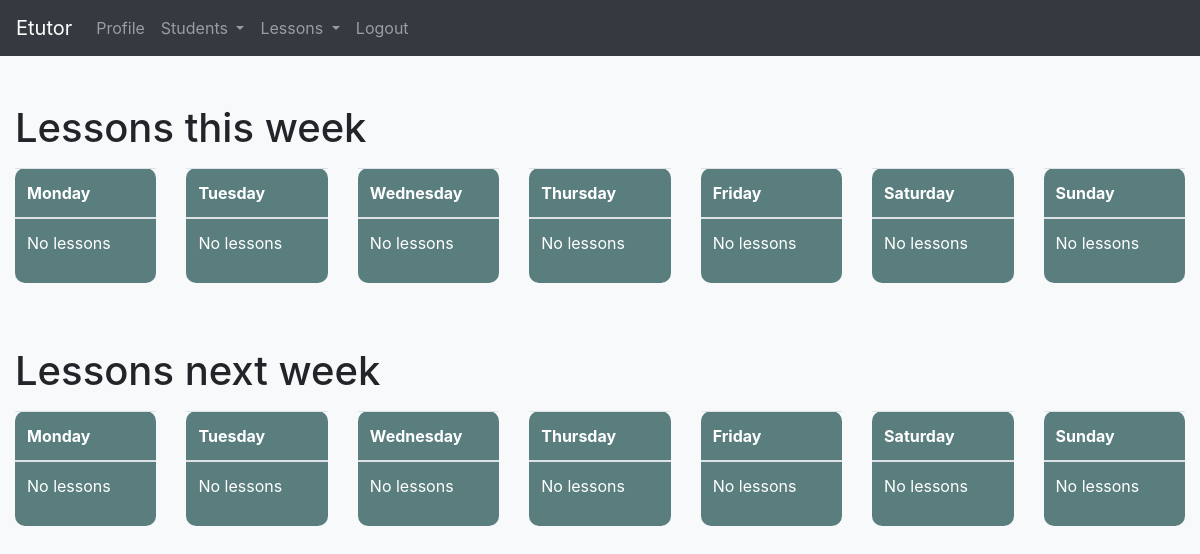
Before: /lessons/ (signed in) with the older database file.
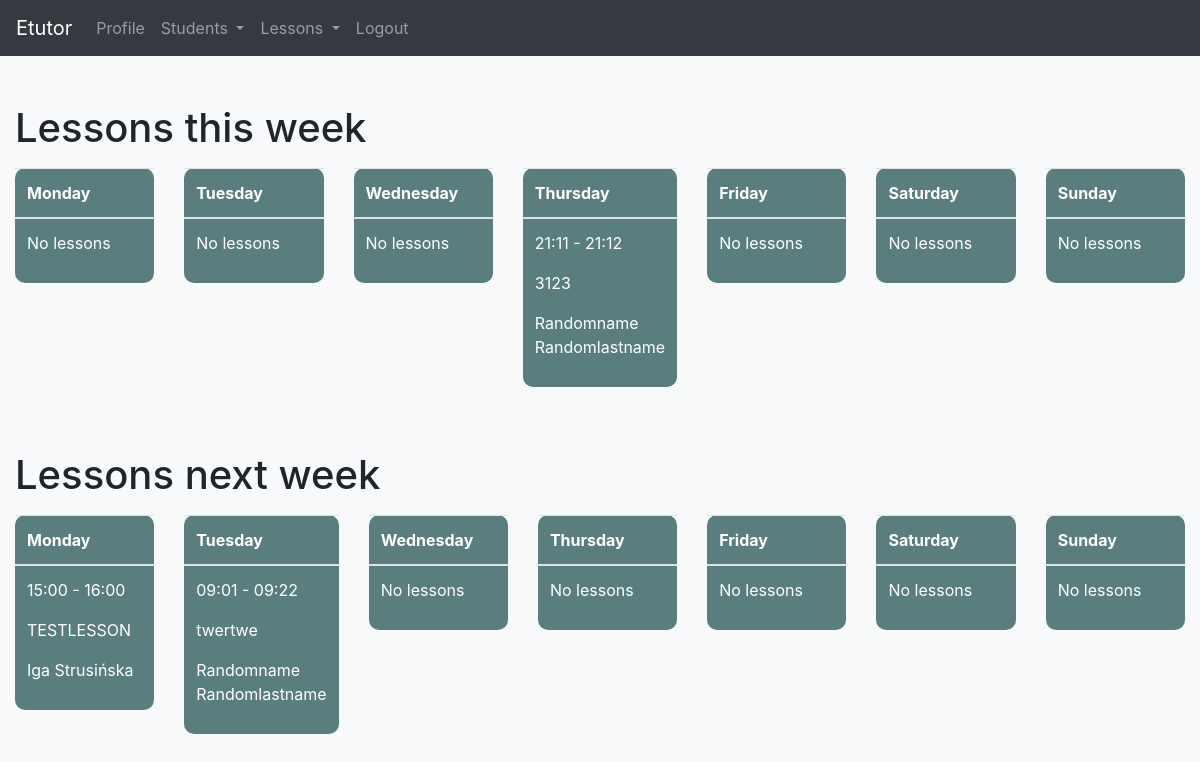
After: the same page with the newer database file.
### app/models.py (models this page shows, shortened)
class Lesson(models.Model):
    ONLINE = 'Online'
    AT_CLIENTS = "Client's"
    AT_TUTORS = "Tutor's"
    PLACE = [
        (ONLINE, _('Online')),
        (AT_CLIENTS, _("Client's")),
        (AT_TUTORS, _("Tutor's")),
    ]
    subject = models.CharField(max_length=50)
    place = models.CharField(max_length=30, choices=PLACE, default=ONLINE)
    amount = models.PositiveIntegerField(null=False, blank=False)
    description = models.CharField(max_length=250, blank=True)
    start_datetime = models.DateTimeField()
    end_datetime = models.DateTimeField()
    is_repetitive = models.BooleanField(default=True)
    is_notification_send = models.BooleanField(default=False)
    send_facebook_message = models.BooleanField(default=True)
    send_email = models.BooleanField(default=False)
    send_sms = models.BooleanField(default=False)
    tutor = models.ForeignKey(Tutor, on_delete=models.CASCADE)
    student = models.ForeignKey(Student, on_delete=models.CASCADE)
    objects = LessonManager()
    class Meta:
        ordering = ['start_datetime']
    def get_lesson_start_and_end_time(self):
        return '{start} - {end}'.format(start=self.start_datetime.astimezone().strftime("%H:%M"),
                                        end=self.end_datetime.astimezone().strftime("%H:%M")
                                        )
    def get_absolute_url(self):
        return reverse('lesson-detail', args=[self.id])

class Student(models.Model):
    first_name = models.CharField(max_length=50)
    last_name = models.CharField(max_length=50)
    address = models.CharField(max_length=100, blank=True)
    education_level = models.CharField(max_length=50, blank=True)
    phone_number = models.CharField(max_length=20, blank=True, unique=True)
    email = models.EmailField(blank=True, unique=True)
    discord_nick = models.CharField(max_length=50, blank=True, unique=True)
    facebook_profile = models.CharField(max_length=150, blank=True, unique=True)
    facebook_psid = models.CharField(max_length=50, blank=True)
    tutor = models.ForeignKey(Tutor, on_delete=models.CASCADE)
    def __str__(self):
        return f'{self.first_name.capitalize()} {self.last_name.capitalize()}'
    def get_absolute_url(self):
        return reverse('student-detail', args=[self.id])

### app/views.py (the view)
# urls.py: path('lessons/', views.LessonListView.as_view(), name='lessons'),
@method_decorator(login_required, name='dispatch')
class LessonListView(ListView):
    model = Lesson
    template_name = 'lesson_list.html'
    def get_context_data(self, *, object_list=None, **kwargs):
        object_list = object_list if object_list else self.object_list
        return super(LessonListView, self).get_context_data(
            object_list=object_list,
            lessons_this_week=get_lessons_to_display(object_list, week='current'),
            lessons_next_week=get_lessons_to_display(object_list, week='next'),
        )

### app/calendar.py (called while the page is built)
def get_lessons_to_display(queryset, week='current'):
    now = datetime.now()
    start = now - timedelta(days=now.weekday())
    end = start + timedelta(days=6)
    start = start.replace(hour=0, minute=0)
    end = end.replace(hour=23, minute=59)
    if week == 'next':
        start += timedelta(days=7)
        end += timedelta(days=7)
    queryset = queryset.filter(start_datetime__range=(start, end)).annotate(weekday=Extract('start_datetime', 'iso_week_day'), hour=Extract(
        'start_datetime', 'hour')).order_by('weekday')
    lessons_in_day = []
    for iso in range(1, 8):
        lessons_in_day.append(queryset.filter(weekday=iso))
    return {x[0]: x[1] for x in zip(ISO_WEEK_DAYS, lessons_in_day)}

### templates/lesson_list.html (shortened to what this page needs)
{% extends 'base.html' %}
{% block content %}
<div class="container-fluid">
    <h1 class="mt-5">Lessons this week</h1>
    <div class="row mt-3">
        {% for day, lessons in lessons_this_week.items %}
        <div class="col">
            <table class="table bg-calendar">
                <thead>
                    <tr>
                        <th scope="col">{{day}}</th>
                    </tr>
                </thead>
                <tbody>
                    {% for lesson in lessons %}
                    <tr>
                        <td>
                            <p>{{ lesson.get_lesson_start_and_end_time }}</p>
                            <p><a href="{{lesson.get_absolute_url}}">{{ lesson.subject }}</a></p>
                            <p><a href="{{lesson.student.get_absolute_url}}">{{ lesson.student }}</a></p>
                        </td>
                    </tr>
                    {% empty %}
                    <tr>
                        <td>
                            <p>No lessons</p>
                        </td>
                    </tr>
                    {% endfor %}
                </tbody>
            </table>
        </div>
        {% endfor %}
    </div>
    <h1 class="mt-5">Lessons next week</h1>
    <div class="row mt-3">
        {% for day, lessons in lessons_next_week.items %}
        <div class="col">
            <table class="table bg-calendar">
                <thead>
                    <tr>
                        <th scope="col">{{day}}</th>
                    </tr>
                </thead>
                <tbody>
                    {% for lesson in lessons %}
                    <tr>
                        <td>
                            <p>{{ lesson.get_lesson_start_and_end_time }}</p>
                            <p><a href="{{lesson.get_absolute_url}}">{{ lesson.subject }}</a></p>
                            <p><a href="{{lesson.student.get_absolute_url}}">{{ lesson.student }}</a></p>
                        </td>
                    </tr>
                    {% empty %}
                    <tr>
                        <td>
                            <p>No lessons</p>
                        </td>
                    </tr>
                    {% endfor %}
                </tbody>
            </table>
        </div>
        {% endfor %}
    </div>
</div>
{% endblock %}

Changed rows visible on the page:
added Lesson: get_lesson_start_and_end_time "21:11 - 21:12", subject "3123", student "Randomname Randomlastname", shown under "Thursday"
added Lesson: get_lesson_start_and_end_time "15:00 - 16:00", subject "TESTLESSON", student "Iga Strusińska", shown under "Monday"
added Lesson: get_lesson_start_and_end_time "09:01 - 09:22", subject "twertwe", student "Randomname Randomlastname", shown under "Tuesday"
Other visible differences:
list line gone: "No lessons"
